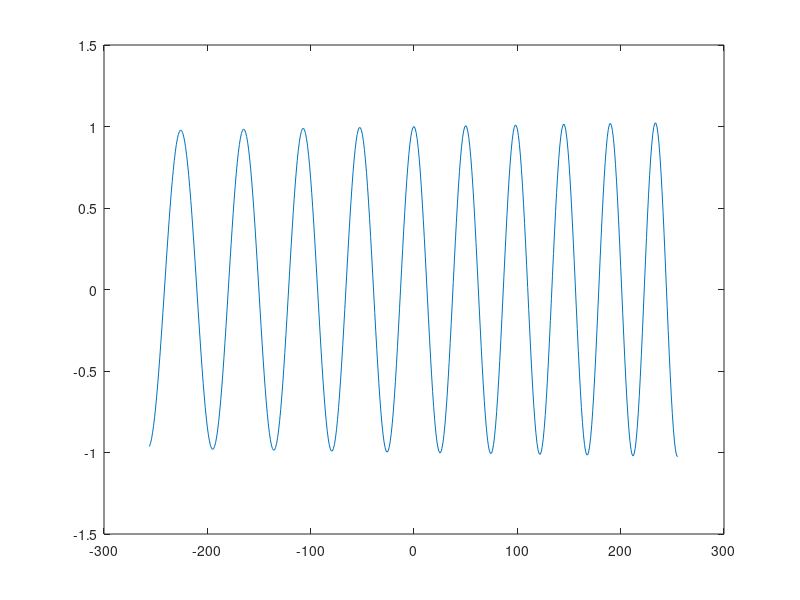

This chart was generated by the following MATLAB code: (Note: this script raises an error after producing the figure.)
N=512;
a=1;
phi=0.02;
mu=0.0001;
w=2*pi*10/N;
psi=0.0001;
n_mid=floor(N/2);
t=(1:N)-n_mid-1;
x=a*exp(mu*t+j*(phi+w*t+psi/2*t.^2));
figure(1);
plot(t,real(x));
w=2*pi*(0:(N-1))/N;
[X_,w_,psi_,mu_,t_] = rm(x,'nutall3');
figure(2);
plot((0:(N-1)),[w_/(2*pi) psi_/(2*pi) mu_ abs(X_)]);
legend()
